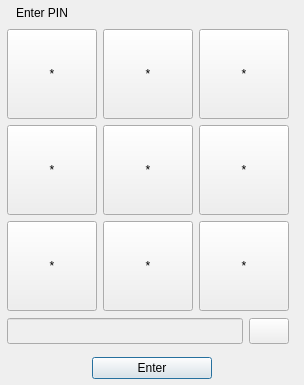
<?xml version="1.0" encoding="UTF-8"?>
<ui version="4.0">
 <class>HardwareWalletPinDlg</class>
 <widget class="QDialog" name="HardwareWalletPinDlg">
  <property name="geometry">
   <rect>
    <x>0</x>
    <y>0</y>
    <width>291</width>
    <height>385</height>
   </rect>
  </property>
  <property name="minimumSize">
   <size>
    <width>0</width>
    <height>0</height>
   </size>
  </property>
  <property name="maximumSize">
   <size>
    <width>100000</width>
    <height>10000</height>
   </size>
  </property>
  <property name="windowTitle">
   <string>Dialog</string>
  </property>
  <property name="modal">
   <bool>true</bool>
  </property>
  <layout class="QVBoxLayout" name="verticalLayout">
   <property name="spacing">
    <number>6</number>
   </property>
   <property name="leftMargin">
    <number>6</number>
   </property>
   <property name="topMargin">
    <number>6</number>
   </property>
   <property name="rightMargin">
    <number>6</number>
   </property>
   <property name="bottomMargin">
    <number>6</number>
   </property>
   <item>
    <layout class="QHBoxLayout" name="horizontalLayout_4">
     <property name="spacing">
      <number>0</number>
     </property>
     <property name="leftMargin">
      <number>10</number>
     </property>
     <property name="rightMargin">
      <number>10</number>
     </property>
     <item>
      <widget class="QLabel" name="lblMessage">
       <property name="sizePolicy">
        <sizepolicy hsizetype="Preferred" vsizetype="Maximum">
         <horstretch>0</horstretch>
         <verstretch>0</verstretch>
        </sizepolicy>
       </property>
       <property name="text">
        <string>Enter PIN</string>
       </property>
      </widget>
     </item>
    </layout>
   </item>
   <item>
    <widget class="QWidget" name="wdgPinButtons" native="true">
     <layout class="QHBoxLayout" name="layPinButtons">
      <property name="spacing">
       <number>6</number>
      </property>
      <property name="leftMargin">
       <number>1</number>
      </property>
      <property name="topMargin">
       <number>3</number>
      </property>
      <property name="bottomMargin">
       <number>3</number>
      </property>
      <item>
       <layout class="QVBoxLayout" name="verticalLayout_2">
        <property name="spacing">
         <number>3</number>
        </property>
        <item>
         <layout class="QGridLayout" name="gridLayout">
          <property name="sizeConstraint">
           <enum>QLayout::SetDefaultConstraint</enum>
          </property>
          <property name="spacing">
           <number>6</number>
          </property>
          <item row="2" column="0">
           <widget class="QPushButton" name="btnPin1">
            <property name="sizePolicy">
             <sizepolicy hsizetype="Fixed" vsizetype="Fixed">
              <horstretch>0</horstretch>
              <verstretch>0</verstretch>
             </sizepolicy>
            </property>
            <property name="minimumSize">
             <size>
              <width>90</width>
              <height>90</height>
             </size>
            </property>
            <property name="maximumSize">
             <size>
              <width>90</width>
              <height>90</height>
             </size>
            </property>
            <property name="text">
             <string>*</string>
            </property>
            <property name="autoDefault">
             <bool>false</bool>
            </property>
           </widget>
          </item>
          <item row="1" column="1">
           <widget class="QPushButton" name="btnPin5">
            <property name="sizePolicy">
             <sizepolicy hsizetype="Fixed" vsizetype="Fixed">
              <horstretch>0</horstretch>
              <verstretch>0</verstretch>
             </sizepolicy>
            </property>
            <property name="minimumSize">
             <size>
              <width>90</width>
              <height>90</height>
             </size>
            </property>
            <property name="maximumSize">
             <size>
              <width>90</width>
              <height>90</height>
             </size>
            </property>
            <property name="text">
             <string>*</string>
            </property>
            <property name="autoDefault">
             <bool>false</bool>
            </property>
           </widget>
          </item>
          <item row="2" column="2">
           <widget class="QPushButton" name="btnPin3">
            <property name="sizePolicy">
             <sizepolicy hsizetype="Fixed" vsizetype="Fixed">
              <horstretch>0</horstretch>
              <verstretch>0</verstretch>
             </sizepolicy>
            </property>
            <property name="minimumSize">
             <size>
              <width>90</width>
              <height>90</height>
             </size>
            </property>
            <property name="maximumSize">
             <size>
              <width>90</width>
              <height>90</height>
             </size>
            </property>
            <property name="text">
             <string>*</string>
            </property>
            <property name="autoDefault">
             <bool>false</bool>
            </property>
           </widget>
          </item>
          <item row="1" column="0">
           <widget class="QPushButton" name="btnPin4">
            <property name="sizePolicy">
             <sizepolicy hsizetype="Fixed" vsizetype="Fixed">
              <horstretch>0</horstretch>
              <verstretch>0</verstretch>
             </sizepolicy>
            </property>
            <property name="minimumSize">
             <size>
              <width>90</width>
              <height>90</height>
             </size>
            </property>
            <property name="maximumSize">
             <size>
              <width>90</width>
              <height>90</height>
             </size>
            </property>
            <property name="text">
             <string>*</string>
            </property>
            <property name="autoDefault">
             <bool>false</bool>
            </property>
           </widget>
          </item>
          <item row="0" column="2">
           <widget class="QPushButton" name="btnPin9">
            <property name="sizePolicy">
             <sizepolicy hsizetype="Fixed" vsizetype="Fixed">
              <horstretch>0</horstretch>
              <verstretch>0</verstretch>
             </sizepolicy>
            </property>
            <property name="minimumSize">
             <size>
              <width>90</width>
              <height>90</height>
             </size>
            </property>
            <property name="maximumSize">
             <size>
              <width>90</width>
              <height>90</height>
             </size>
            </property>
            <property name="text">
             <string>*</string>
            </property>
            <property name="autoDefault">
             <bool>false</bool>
            </property>
           </widget>
          </item>
          <item row="0" column="1">
           <widget class="QPushButton" name="btnPin8">
            <property name="sizePolicy">
             <sizepolicy hsizetype="Fixed" vsizetype="Fixed">
              <horstretch>0</horstretch>
              <verstretch>0</verstretch>
             </sizepolicy>
            </property>
            <property name="minimumSize">
             <size>
              <width>90</width>
              <height>90</height>
             </size>
            </property>
            <property name="maximumSize">
             <size>
              <width>90</width>
              <height>90</height>
             </size>
            </property>
            <property name="text">
             <string>*</string>
            </property>
            <property name="autoDefault">
             <bool>false</bool>
            </property>
            <property name="flat">
             <bool>false</bool>
            </property>
           </widget>
          </item>
          <item row="0" column="0">
           <widget class="QPushButton" name="btnPin7">
            <property name="sizePolicy">
             <sizepolicy hsizetype="Fixed" vsizetype="Fixed">
              <horstretch>0</horstretch>
              <verstretch>0</verstretch>
             </sizepolicy>
            </property>
            <property name="minimumSize">
             <size>
              <width>90</width>
              <height>90</height>
             </size>
            </property>
            <property name="maximumSize">
             <size>
              <width>90</width>
              <height>90</height>
             </size>
            </property>
            <property name="text">
             <string>*</string>
            </property>
            <property name="autoDefault">
             <bool>false</bool>
            </property>
            <property name="flat">
             <bool>false</bool>
            </property>
           </widget>
          </item>
          <item row="1" column="2">
           <widget class="QPushButton" name="btnPin6">
            <property name="sizePolicy">
             <sizepolicy hsizetype="Fixed" vsizetype="Fixed">
              <horstretch>0</horstretch>
              <verstretch>0</verstretch>
             </sizepolicy>
            </property>
            <property name="minimumSize">
             <size>
              <width>90</width>
              <height>90</height>
             </size>
            </property>
            <property name="maximumSize">
             <size>
              <width>90</width>
              <height>90</height>
             </size>
            </property>
            <property name="text">
             <string>*</string>
            </property>
            <property name="autoDefault">
             <bool>false</bool>
            </property>
           </widget>
          </item>
          <item row="2" column="1">
           <widget class="QPushButton" name="btnPin2">
            <property name="sizePolicy">
             <sizepolicy hsizetype="Fixed" vsizetype="Fixed">
              <horstretch>0</horstretch>
              <verstretch>0</verstretch>
             </sizepolicy>
            </property>
            <property name="minimumSize">
             <size>
              <width>90</width>
              <height>90</height>
             </size>
            </property>
            <property name="maximumSize">
             <size>
              <width>90</width>
              <height>90</height>
             </size>
            </property>
            <property name="text">
             <string>*</string>
            </property>
            <property name="autoDefault">
             <bool>false</bool>
            </property>
           </widget>
          </item>
         </layout>
        </item>
        <item>
         <layout class="QHBoxLayout" name="horizontalLayout">
          <property name="spacing">
           <number>6</number>
          </property>
          <property name="sizeConstraint">
           <enum>QLayout::SetDefaultConstraint</enum>
          </property>
          <property name="leftMargin">
           <number>0</number>
          </property>
          <property name="topMargin">
           <number>4</number>
          </property>
          <property name="rightMargin">
           <number>0</number>
          </property>
          <item>
           <widget class="QLineEdit" name="edtPin">
            <property name="enabled">
             <bool>false</bool>
            </property>
            <property name="sizePolicy">
             <sizepolicy hsizetype="Expanding" vsizetype="Maximum">
              <horstretch>0</horstretch>
              <verstretch>0</verstretch>
             </sizepolicy>
            </property>
            <property name="minimumSize">
             <size>
              <width>0</width>
              <height>24</height>
             </size>
            </property>
            <property name="font">
             <font>
              <pointsize>15</pointsize>
             </font>
            </property>
            <property name="frame">
             <bool>true</bool>
            </property>
            <property name="echoMode">
             <enum>QLineEdit::Password</enum>
            </property>
           </widget>
          </item>
          <item>
           <widget class="QPushButton" name="btnDelete">
            <property name="sizePolicy">
             <sizepolicy hsizetype="Fixed" vsizetype="Maximum">
              <horstretch>0</horstretch>
              <verstretch>0</verstretch>
             </sizepolicy>
            </property>
            <property name="minimumSize">
             <size>
              <width>32</width>
              <height>26</height>
             </size>
            </property>
            <property name="toolTip">
             <string>Delete last character</string>
            </property>
            <property name="text">
             <string/>
            </property>
            <property name="autoDefault">
             <bool>false</bool>
            </property>
           </widget>
          </item>
         </layout>
        </item>
       </layout>
      </item>
      <item>
       <spacer name="horizontalSpacer_3">
        <property name="orientation">
         <enum>Qt::Horizontal</enum>
        </property>
        <property name="sizeType">
         <enum>QSizePolicy::Expanding</enum>
        </property>
        <property name="sizeHint" stdset="0">
         <size>
          <width>0</width>
          <height>20</height>
         </size>
        </property>
       </spacer>
      </item>
     </layout>
    </widget>
   </item>
   <item>
    <spacer name="verticalSpacer">
     <property name="orientation">
      <enum>Qt::Vertical</enum>
     </property>
     <property name="sizeHint" stdset="0">
      <size>
       <width>20</width>
       <height>0</height>
      </size>
     </property>
    </spacer>
   </item>
   <item>
    <layout class="QHBoxLayout" name="horizontalLayout_3">
     <property name="topMargin">
      <number>4</number>
     </property>
     <item>
      <spacer name="horizontalSpacer">
       <property name="orientation">
        <enum>Qt::Horizontal</enum>
       </property>
       <property name="sizeHint" stdset="0">
        <size>
         <width>0</width>
         <height>20</height>
        </size>
       </property>
      </spacer>
     </item>
     <item>
      <widget class="QPushButton" name="btnEnterPin">
       <property name="sizePolicy">
        <sizepolicy hsizetype="Preferred" vsizetype="Maximum">
         <horstretch>0</horstretch>
         <verstretch>0</verstretch>
        </sizepolicy>
       </property>
       <property name="minimumSize">
        <size>
         <width>120</width>
         <height>0</height>
        </size>
       </property>
       <property name="maximumSize">
        <size>
         <width>100000</width>
         <height>16777215</height>
        </size>
       </property>
       <property name="text">
        <string>Enter</string>
       </property>
      </widget>
     </item>
     <item>
      <spacer name="horizontalSpacer_2">
       <property name="orientation">
        <enum>Qt::Horizontal</enum>
       </property>
       <property name="sizeHint" stdset="0">
        <size>
         <width>0</width>
         <height>20</height>
        </size>
       </property>
      </spacer>
     </item>
    </layout>
   </item>
  </layout>
 </widget>
 <resources/>
 <connections/>
</ui>
